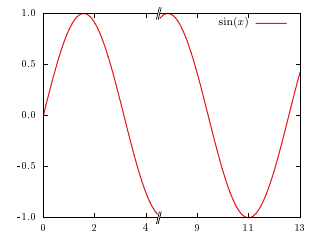

The script that saved this image:

set terminal epslatex standalone color 8 size 3.2in,2.4in

#set offset 0.0, 0.0, graph 0.0, graph 0.0
set output 'broken_axes.tex'

reset
# load must be after reset
load '../colorbrewer/qualitative/Set1.plt'

A=4.5; # This is where the break point is located
B=3.0; # This is how much is cut out of the graph
C=0;  # The lower limit of the graph
D=10;  # The upper limit (with the cut-out) of the graph
E1=-1; # The min of the y range
E2=1;  # The max of the y range
eps=0.03*(E2-E1)
eps2=0.005*(D-B-C)

f(x) = (x<A?1:1/0)
g(x) = (x>A?1:1/0)
h(x) = (x<A?x:x+B)

set xrange [C:D]
set yrange [E1:E2]

set xtics 0, 2, A

set xtics add (gprintf("%.0f", 6+B) 6)
set xtics add (gprintf("%.0f", 8+B) 8)
set xtics add (gprintf("%.0f", 10+B) 10)

set format x "%.0f"
set format y "%.1f"

set arrow 1 from A-eps2, E1 to A+eps2, E1 nohead lc rgb "#ffffff" front
set arrow 2 from A-eps2, E2 to A+eps2, E2 nohead lc rgb "#ffffff" front
set arrow 3 from A-eps-eps2, E1-eps to A+eps-eps2, E1+eps nohead front
set arrow 4 from A-eps+eps2, E1-eps to A+eps+eps2, E1+eps nohead front
set arrow 5 from A-eps-eps2, E2-eps to A+eps-eps2, E2+eps nohead front
set arrow 6 from A-eps+eps2, E2-eps to A+eps+eps2, E2+eps nohead front

plot \
   f(x)*sin(x) w lp ls 1 lw 1.5 title "$\\sin(x)$", \
g(x)*sin(h(x)) w lp ls 1 lw 1.5 notitle

set output
